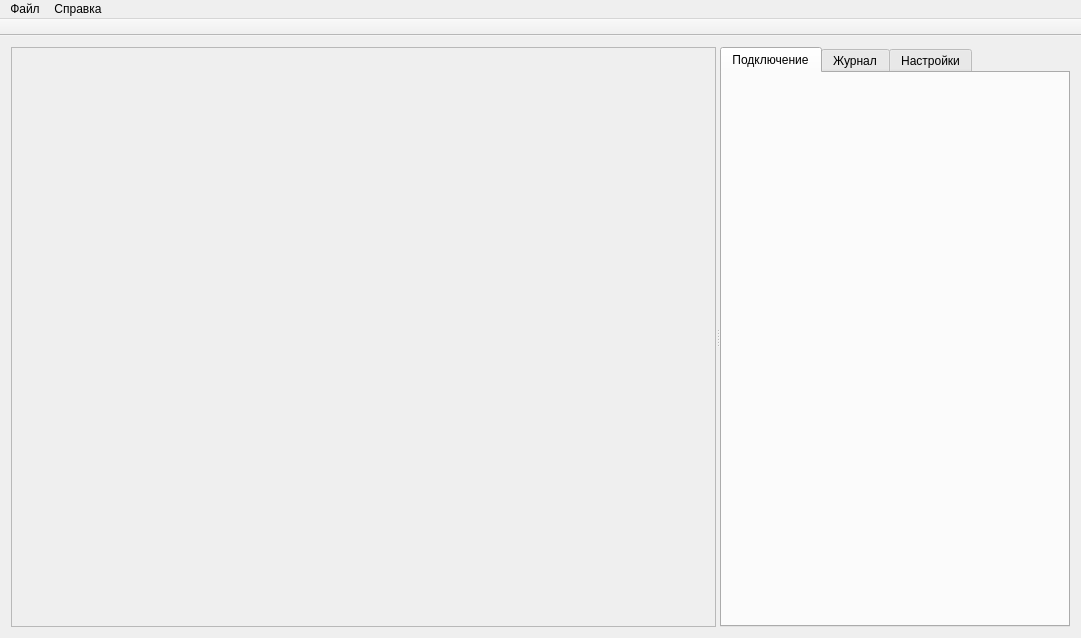
<?xml version="1.0" encoding="UTF-8"?>
<ui version="4.0">
 <class>Window</class>
 <widget class="QMainWindow" name="Window">
  <property name="geometry">
   <rect>
    <x>0</x>
    <y>0</y>
    <width>1081</width>
    <height>638</height>
   </rect>
  </property>
  <property name="windowTitle">
   <string>Ultrasonic 1.0</string>
  </property>
  <widget class="QWidget" name="centralWidget">
   <layout class="QGridLayout" name="gridLayout">
    <item row="0" column="0">
     <widget class="QSplitter" name="splitter">
      <property name="orientation">
       <enum>Qt::Horizontal</enum>
      </property>
      <widget class="QFrame" name="frame">
       <property name="frameShape">
        <enum>QFrame::StyledPanel</enum>
       </property>
       <property name="frameShadow">
        <enum>QFrame::Sunken</enum>
       </property>
       <layout class="QGridLayout" name="frameLayout">
        <property name="leftMargin">
         <number>0</number>
        </property>
        <property name="topMargin">
         <number>0</number>
        </property>
        <property name="rightMargin">
         <number>0</number>
        </property>
        <property name="bottomMargin">
         <number>0</number>
        </property>
        <property name="spacing">
         <number>0</number>
        </property>
        <item row="0" column="0">
         <widget class="QCustomPlot" name="widgetPlot" native="true">
          <layout class="QGridLayout" name="plotLayout"/>
         </widget>
        </item>
       </layout>
      </widget>
      <widget class="QTabWidget" name="tabWidget">
       <property name="minimumSize">
        <size>
         <width>350</width>
         <height>0</height>
        </size>
       </property>
       <property name="maximumSize">
        <size>
         <width>350</width>
         <height>16777215</height>
        </size>
       </property>
       <property name="currentIndex">
        <number>0</number>
       </property>
       <widget class="QWidget" name="tabConnect">
        <attribute name="title">
         <string>Подключение</string>
        </attribute>
        <layout class="QGridLayout" name="gridLayout_3"/>
       </widget>
       <widget class="QWidget" name="tabHistory">
        <attribute name="title">
         <string>Журнал</string>
        </attribute>
        <layout class="QGridLayout" name="gridLayout_4"/>
       </widget>
       <widget class="QWidget" name="tabSettings">
        <attribute name="title">
         <string>Настройки</string>
        </attribute>
        <layout class="QGridLayout" name="gridLayout_5"/>
       </widget>
      </widget>
     </widget>
    </item>
   </layout>
  </widget>
  <widget class="QMenuBar" name="menuBar">
   <property name="geometry">
    <rect>
     <x>0</x>
     <y>0</y>
     <width>1081</width>
     <height>21</height>
    </rect>
   </property>
   <widget class="QMenu" name="menuFile">
    <property name="title">
     <string>Файл</string>
    </property>
    <addaction name="actionExit"/>
   </widget>
   <widget class="QMenu" name="menuHelp">
    <property name="title">
     <string>Справка</string>
    </property>
    <addaction name="actionAbout"/>
   </widget>
   <addaction name="menuFile"/>
   <addaction name="menuHelp"/>
  </widget>
  <widget class="QToolBar" name="toolBar">
   <property name="windowTitle">
    <string>toolBar</string>
   </property>
   <property name="movable">
    <bool>false</bool>
   </property>
   <property name="allowedAreas">
    <set>Qt::NoToolBarArea</set>
   </property>
   <property name="floatable">
    <bool>false</bool>
   </property>
   <attribute name="toolBarArea">
    <enum>TopToolBarArea</enum>
   </attribute>
   <attribute name="toolBarBreak">
    <bool>false</bool>
   </attribute>
  </widget>
  <action name="actionExit">
   <property name="text">
    <string>Выход</string>
   </property>
   <property name="toolTip">
    <string>Выход из приложения</string>
   </property>
   <property name="shortcut">
    <string>Ctrl+Q</string>
   </property>
  </action>
  <action name="actionAbout">
   <property name="text">
    <string>О программе...</string>
   </property>
   <property name="toolTip">
    <string>Информация о программе</string>
   </property>
  </action>
 </widget>
 <layoutdefault spacing="6" margin="11"/>
 <customwidgets>
  <customwidget>
   <class>QCustomPlot</class>
   <extends>QWidget</extends>
   <header>qcustomplot.h</header>
   <container>1</container>
  </customwidget>
 </customwidgets>
 <resources/>
 <connections>
  <connection>
   <sender>actionExit</sender>
   <signal>triggered()</signal>
   <receiver>Window</receiver>
   <slot>close()</slot>
   <hints>
    <hint type="sourcelabel">
     <x>-1</x>
     <y>-1</y>
    </hint>
    <hint type="destinationlabel">
     <x>373</x>
     <y>251</y>
    </hint>
   </hints>
  </connection>
 </connections>
</ui>
